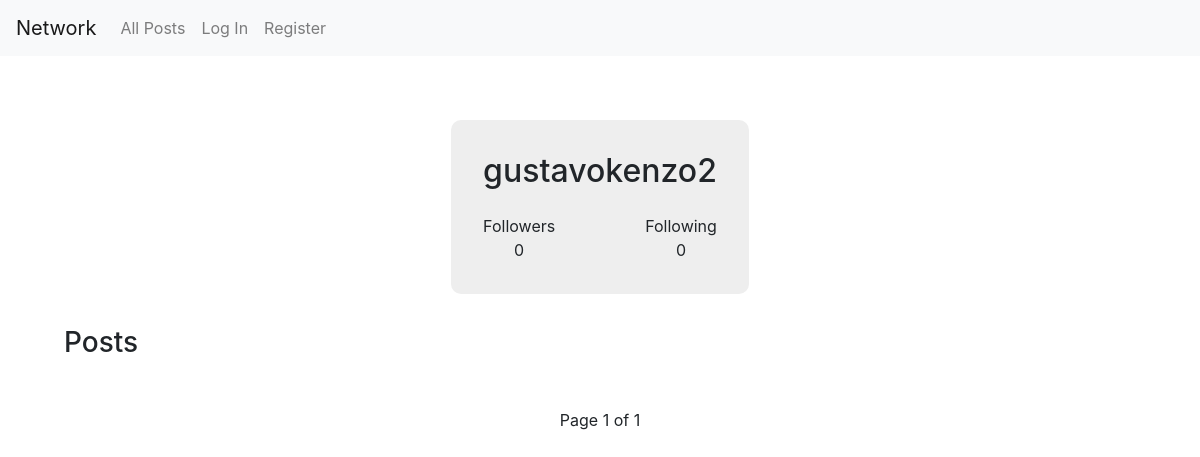
The app's page /profile/gustavokenzo2, older data.
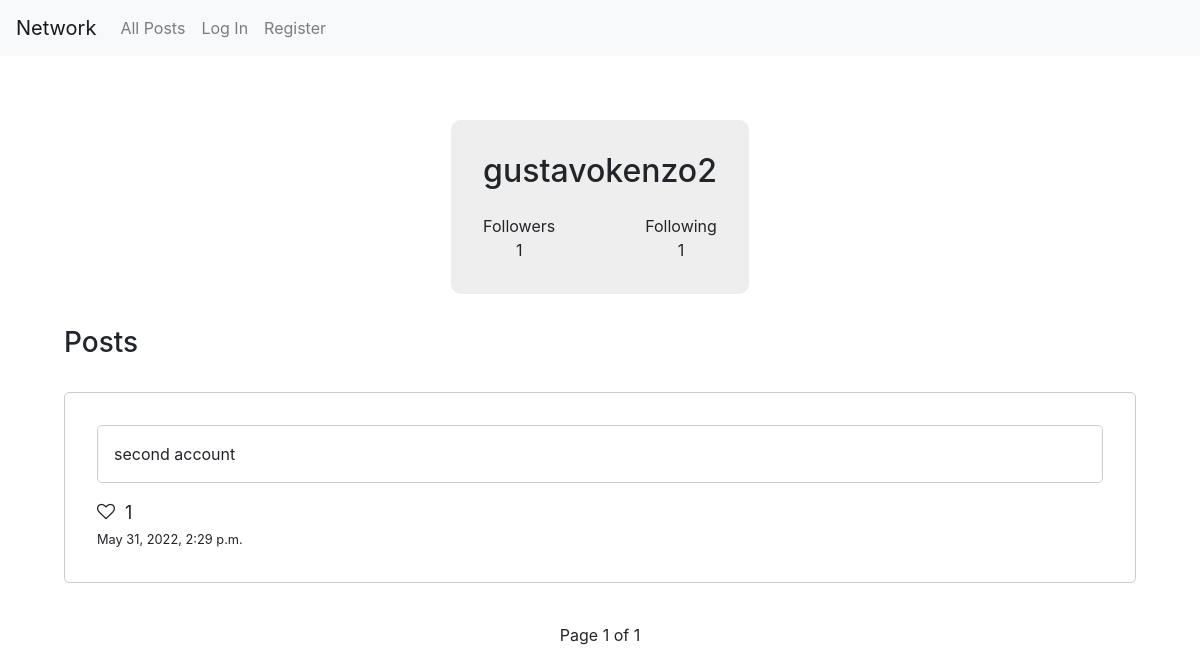
The same page, newer data.
### network/models.py (models this page shows, shortened)
class User(AbstractUser):
    pass

class Post(models.Model):
    user = models.ForeignKey(
        "User", on_delete=models.CASCADE, related_name="posts")
    text = models.TextField()
    timestamp = models.DateTimeField(auto_now_add=True)

### network/views.py (the view, shortened to what this page needs)
# urls.py: path("profile/<str:username>", views.profile, name="profile"),
@csrf_exempt
def profile(request, username):
    alreadyFollows = False
    if request.user is not None and request.user.is_authenticated:
        alreadyFollows = Follow.objects.filter(
            user=request.user, follower=User.objects.get(username=username)).exists()
    followers = Follow.objects.filter(follower__username=username).count()
    following = Follow.objects.filter(user__username=username).count()
    posts = Post.objects.filter(
        user__username=username).order_by("-timestamp").values()
    for post in posts:
        post["likes"] = Like.objects.filter(
            post=Post.objects.get(id=post["id"])).count()
    paginator = Paginator(posts, 10)
    page = request.GET.get('page')
    page_obj = paginator.get_page(page)
    return render(request, "network/profile.html", {
        "username": username,
        "followers": followers,
        "following": following,
        "posts": page_obj,
        "follows": alreadyFollows
    })

### network/templates/network/profile.html (shortened to what this page needs)
{% extends "network/layout.html" %}
{% block body %}
  <div class="profile">
    <div class="profileInfo">
      <h2 id="username"> {{ username }} </h2>
      <div class="profileStats">
        <div class="profileStat">
          Followers <br>
          <div id="followers">
            {{ followers }}
          </div>
        </div>
        <div class="profileStat">
          Following <br> {{ following }}
        </div>
      </div>
    </div>
    <div class="profileHistory">
      <h3> Posts </h3>
      {% for post in posts %}
      <div class="postContainer mb-4">
        <div class="postText">
          {{ post.text }}
        </div>
        <div class="postInfo">
          <div class="postLikes">
            <i data-id="{{post.id}}" id="profileLikeIcon" class="fa fa-solid fa-heart-o" style="margin-right: 5px;"></i>
            <div data-id="{{post.id}}" id="likes">
              {{post.likes}}
            </div>
          </div>
          <div class="postTimestamp">
            <small>
              {{post.timestamp}}
            </small>
          </div>
        </div>
      </div>
      {% endfor %}
    </div>
    <div class="step-links">
      <span class="current">
          Page {{ posts.number }} of {{ posts.paginator.num_pages }}
      </span>
  </div>
  </div>
{% endblock %}

Row changes from the older to the newer data that the page shows:
added User: username "gustavokenzo2"
added Post: text "second account", likes "1", timestamp "May 31, 2022, 2:29 p.m."
Text that changed along with them:
{{ followers }}: "0" → "1"
{{ following }}: "0" → "1"
{{ username }}: "gustavokenzo2" → (not shown)
